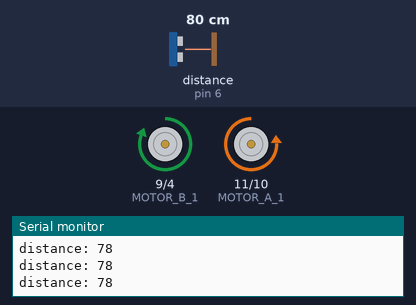
This sketch was run on a simulated Arduino Uno, built with avr-gcc and run on an emulated ATmega328P. On the bench: motor-driver pin pairs drawn as motors (green arrow = first pin HIGH = forward, orange = second pin HIGH = backward, longer = more drive), the last lines printed to the serial monitor. Wiring (inferred from the names in the program): ultrasonic range finder: trigger pin 5; echo pin 6. The inputs (shaded band) are chosen by the test bench; at power-on: distance to the obstacle (sensor on pin 6) 80 cm. The echo pulse lasts 58.3 µs per cm.

Above: at 4.2 s.
4.3 s: distance to the obstacle (sensor on pin 6) set to 14 cm
5.8 s: distance to the obstacle (sensor on pin 6) set to 11 cm
At 6.4 s:
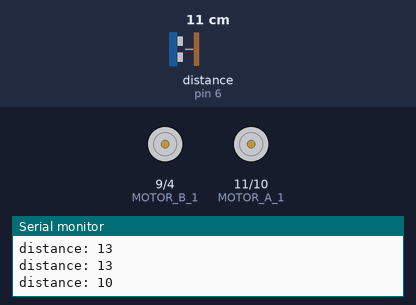
At 9.7 s:
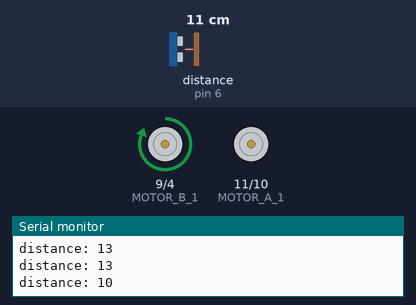
11.8 s: distance to the obstacle (sensor on pin 6) set to 18 cm
At 13.7 s:
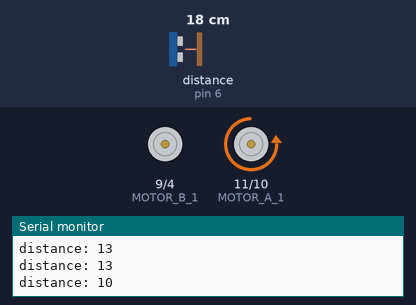
Timing chart, 0 to 15.6 s (numbered marks = the images above; inputs shaded):
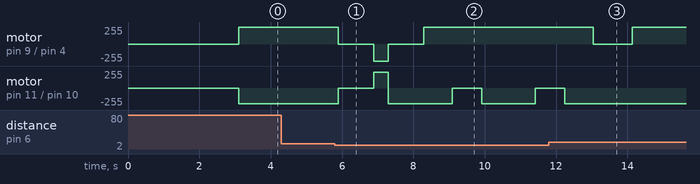

Measured:
- the behaviour switches between 13 and 12 cm on distance to the obstacle (sensor on pin 6) (found by bisection; images 0 and 1)
- after the input at 11.8 s, motor on pin 11 (MOTOR_A_1) / pin 10 (MOTOR_A_2): goes on until 12.2 s, then stays backward 236/255

The sketch:

AvoidItBoy.ino
```cpp
//Creating constante for the motor pins
const int MOTOR_A_1 = 11; //motor A = left wheel
const int MOTOR_A_2 = 10;
const int MOTOR_B_1 = 9; //motor B = right wheel
const int MOTOR_B_2 = 4;

const int TRIG_PIN = 5;
const int ECHO_PIN = 6;

const int PASSDURATION = 1500;
const int MIDPASSDURATION = 800;
const int MOVEBACK = 400;
const int STOPTIME = 1000;
const int TURNDURATIONRIGHT = 1000;
const int TURNDURATIONLEFT = 825;
const int SAFEDISTANCE = 12;
int distance;

const int ROTATIONSENSOR_1 = 3;
const int ROTATIONSENSOR_2 = 2;

//Creating a speed constant
const int MOTOR_ASPEED = 236;
const int MOTOR_BSPEED = 255;

void setup() {
  delay(3000);
  pinMode(MOTOR_A_1, OUTPUT);
  pinMode(MOTOR_A_2, OUTPUT);
  pinMode(MOTOR_B_1, OUTPUT);
  pinMode(MOTOR_B_2, OUTPUT);
  pinMode(ROTATIONSENSOR_1, INPUT);
  pinMode(ROTATIONSENSOR_2, INPUT);
  pinMode(ECHO_PIN, INPUT);
  pinMode(TRIG_PIN, OUTPUT);

  digitalWrite(MOTOR_A_1, LOW);
  digitalWrite(MOTOR_A_2, LOW);
  digitalWrite(MOTOR_B_1, LOW);
  digitalWrite(MOTOR_B_2, LOW);
  digitalWrite(ROTATIONSENSOR_1, LOW);
  digitalWrite(ROTATIONSENSOR_2, LOW);
  Serial.begin(9600);
}

void loop() {
  delay(100);

  distance = getDistance();

  Serial.print("distance: ");
  Serial.println(distance);

  if(distance > 0 && distance < SAFEDISTANCE) {
    avoidAction();
  }
  else {
    moveForwards();
  }
}

int getDistance() {

  digitalWrite(TRIG_PIN, LOW);
  delayMicroseconds(2);

  digitalWrite(TRIG_PIN, HIGH);
  delayMicroseconds(10);
  digitalWrite(TRIG_PIN, LOW);

  long duration = pulseIn(ECHO_PIN, HIGH, 10000); // timeout 1ms

  if (duration == 0) {
    return -1; // no echo
  }

  int distance = duration * 0.034 / 2;
  return distance;
}

void avoidAction() {
  stopMotorsQick();
  delay(STOPTIME);
  moveBackQuick();
  delay(MOVEBACK);
  stopMotorsQick();
  turnRight();
  delay(TURNDURATIONRIGHT);
  stopMotorsQick();
  moveForwards();
  delay(MIDPASSDURATION);
  stopMotorsQick();
  turnLeft();
  delay(TURNDURATIONLEFT);
  stopMotorsQick();
  moveForwards();
  delay(PASSDURATION);
  stopMotorsQick();
  turnLeft();
  delay(TURNDURATIONLEFT);
  stopMotorsQick();
  moveForwards();
  delay(MIDPASSDURATION);
  stopMotorsQick();
  turnRight();
  delay(TURNDURATIONRIGHT);
}

void moveForwards() {
  analogWrite(MOTOR_A_1, 0);
  analogWrite(MOTOR_A_2, MOTOR_ASPEED);
  analogWrite(MOTOR_B_2, 0);
  analogWrite(MOTOR_B_1, MOTOR_BSPEED);
}

void moveBackQuick() {
  analogWrite(MOTOR_A_1, MOTOR_ASPEED);
  analogWrite(MOTOR_A_2, 0);
  analogWrite(MOTOR_B_2, MOTOR_BSPEED);
  analogWrite(MOTOR_B_1, 0);
}

void turnRight() {
  analogWrite(MOTOR_A_1, 0);
  analogWrite(MOTOR_A_2, MOTOR_ASPEED);
  analogWrite(MOTOR_B_2, 0);
  analogWrite(MOTOR_B_1, 0);
}

void turnLeft() {
  analogWrite(MOTOR_A_1, 0);
  analogWrite(MOTOR_A_2, 0);
  analogWrite(MOTOR_B_2, 0);
  analogWrite(MOTOR_B_1, MOTOR_BSPEED);
}

void stopMotorsQick() {
  analogWrite(MOTOR_A_1, 0);
  analogWrite(MOTOR_A_2, 0);
  analogWrite(MOTOR_B_2, 0);
  analogWrite(MOTOR_B_1, 0);
}
```
